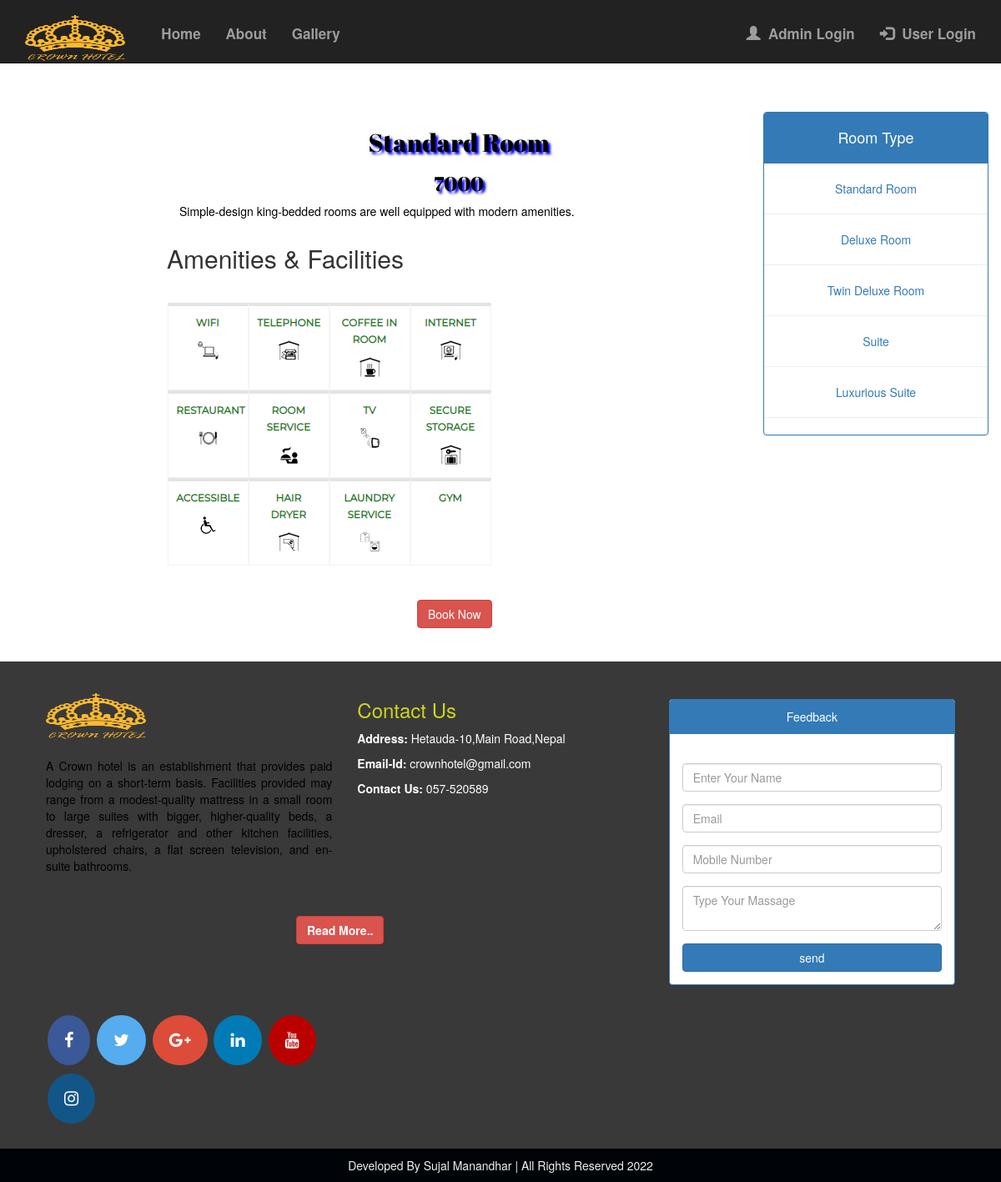
Screenshot of /room_details.php?room_id=21 with the database file from the repository.
### tables this page shows
CREATE TABLE `rooms` (
  `room_id` int(11) NOT NULL,
  `room_no` int(11) NOT NULL,
  `type` varchar(100) NOT NULL,
  `price` bigint(20) NOT NULL,
  `details` text NOT NULL,
  `image` varchar(255) NOT NULL
);

### room_details.php (the view, shortened to what this page needs)
<!DOCTYPE html>
<html>
<head>
  <link rel="stylesheet" href="https://maxcdn.bootstrapcdn.com/bootstrap/3.4.0/css/bootstrap.min.css">
  <link href="css/style.css"rel="stylesheet"/>
  <link rel="stylesheet" href="https://cdnjs.cloudflare.com/ajax/libs/font-awesome/4.7.0/css/font-awesome.min.css">
</head>
<body style="margin-top:50px;">
	<?php
      include('Menu Bar.php')
  ?><br><br><br>
	<div class="container-fluid"style="margin-top:2%;">
		<div class="continer">
			<div class="row">
				<div class="col-sm-2"></div>
				<div class="col-sm-7">
<?php
include('connection.php');
$room_id=$_GET['room_id'];
$sql=mysqli_query($con,"select * from rooms where room_id='$room_id' ");
$res=mysqli_fetch_assoc($sql);
?>
		<h2 class="Ac_Room_Text"><?php echo $res['type']; ?></h2>
    <h3 class="Ac_Room_Text"><?php echo $res['price']; ?></h3>
		<p class="text-justify">
      <?php echo $res['details']; ?>
</p>
    <div class="row">
      <h2>Amenities & Facilities</h2>
      <img src="image/icon/wifi.png"class="img-responsive">
      <a href="Login.php" class="btn btn-danger">Book Now</a><br><br>
      </div>
	</div>
				<div class="col-sm-3">
					<div class="panel panel-primary">
					<div class="panel-heading">
						<h4 align="center">Room Type</h4>
					</div><br>
					<div class="panel-body-right text-center">
						<?php
            include('connection.php');
            $sql1=mysqli_query($con,"select * from rooms");
           while($result1= mysqli_fetch_assoc($sql1))
           {
            ?>
            <a href="room_details.php?room_id=<?php echo $result1['room_id']; ?>"><?php echo $result1['type']; ?></a><hr>
            <?php } ?>
					</div>
				</div>
				</div>
			</div>
		</div>
	</div>
  <?php
      include('footer.php')
  ?>
</body>
</html>

### css/style.css (style rules this page uses)
* { margin: 0px; padding: 0px; }
h3 { color: white; }
.text-justify { color: black; }
.Ac_Room_Text { font-family: 'Abril Fatface', cursive; color: black; text-shadow: 3px 3px 3px blue; text-align: center; }
.btn-danger { margin: 20px; margin-left: 300px; }

### rows the page displays
rooms: type "Standard Room", price "7000", details "Simple-design king-bedded rooms are well equipped with modern amenities."
rooms: type "Deluxe Room"
rooms: type "Twin Deluxe Room"
rooms: type "Suite"
rooms: type "Luxurious Suite"
